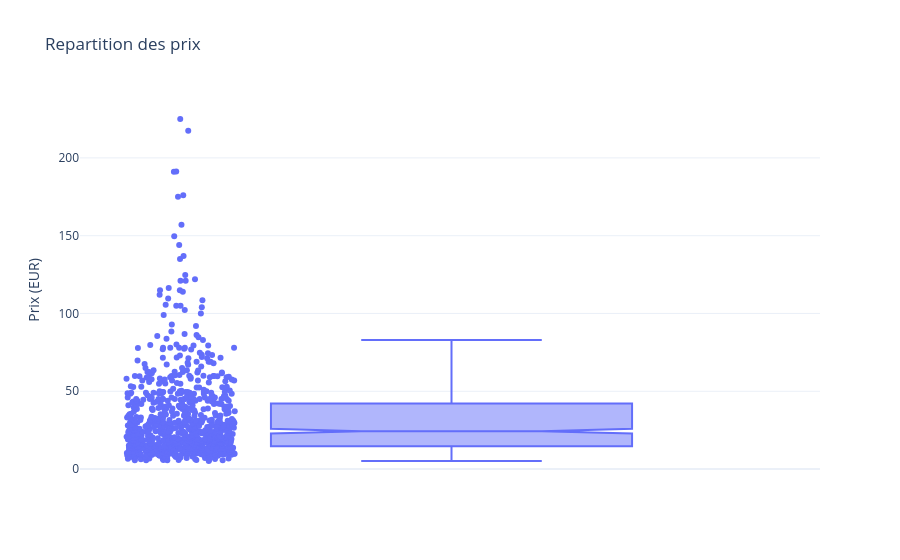

The notebook cell saved with this chart:
### Markdown cell above
### 4.1 - Visualisation

### Code cell
fig = px.box(join, y='price_2', points='all', notched=True,
             title='Repartition des prix',
             labels={'price_2': 'Prix (EUR)'})
fig.update_layout(template='plotly_white')
fig.show()

### Figure 1 — Plotly figure (JSON) as saved in the notebook; plotly's stock layout.template omitted (floating-point values rounded to 4 significant figures; data arrays with more than 128 entries replaced by an {"elided": "..."} marker saying what was removed)
{"data": [{"alignmentgroup": "True", "boxpoints": "all", "hovertemplate": "Prix (EUR)=%{y}<extra></extra>", "legendgroup": "", "marker": {"color": "#636efa"}, "name": "", "notched": true, "offsetgroup": "", "orientation": "v", "showlegend": false, "type": "box", "x0": " ", "xaxis": "x", "y": {"elided": "825 float values"}, "y0": " ", "yaxis": "y"}], "layout": {"boxmode": "group", "legend": {"tracegroupgap": 0}, "title": {"text": "Repartition des prix"}, "xaxis": {"anchor": "y", "domain": [0.0, 1.0]}, "yaxis": {"anchor": "x", "domain": [0.0, 1.0], "title": {"text": "Prix (EUR)"}}}}
